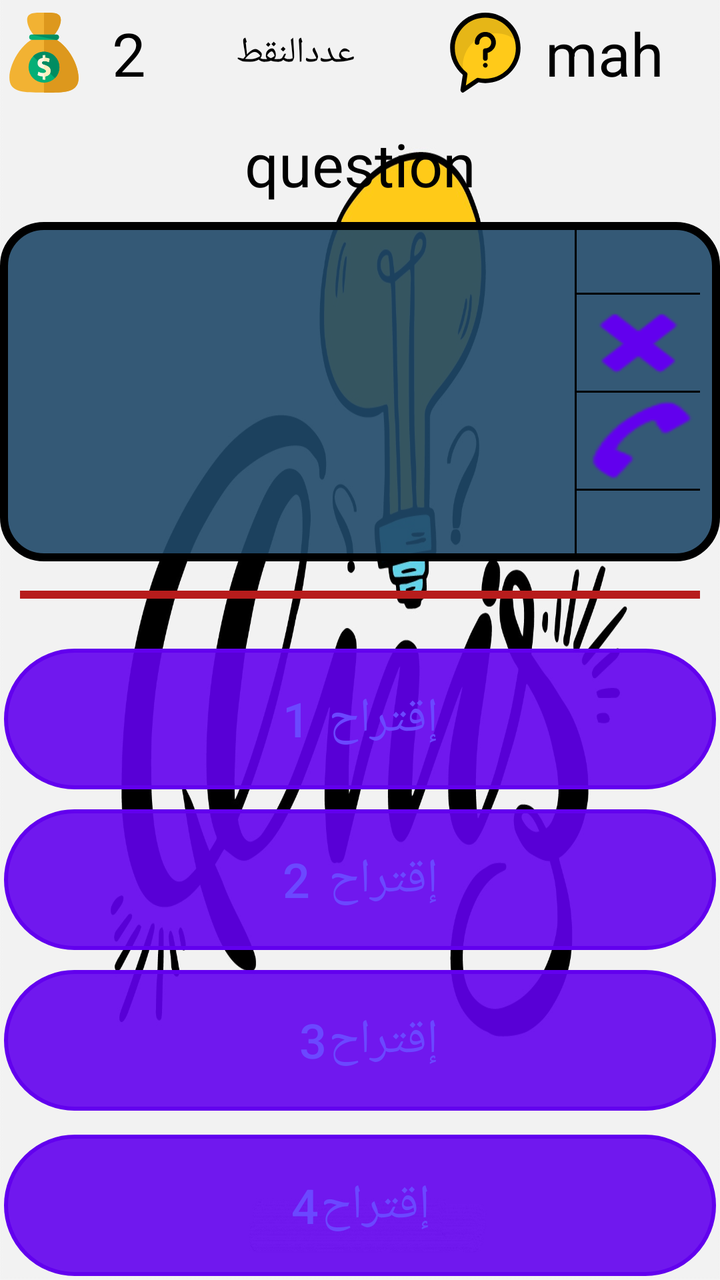
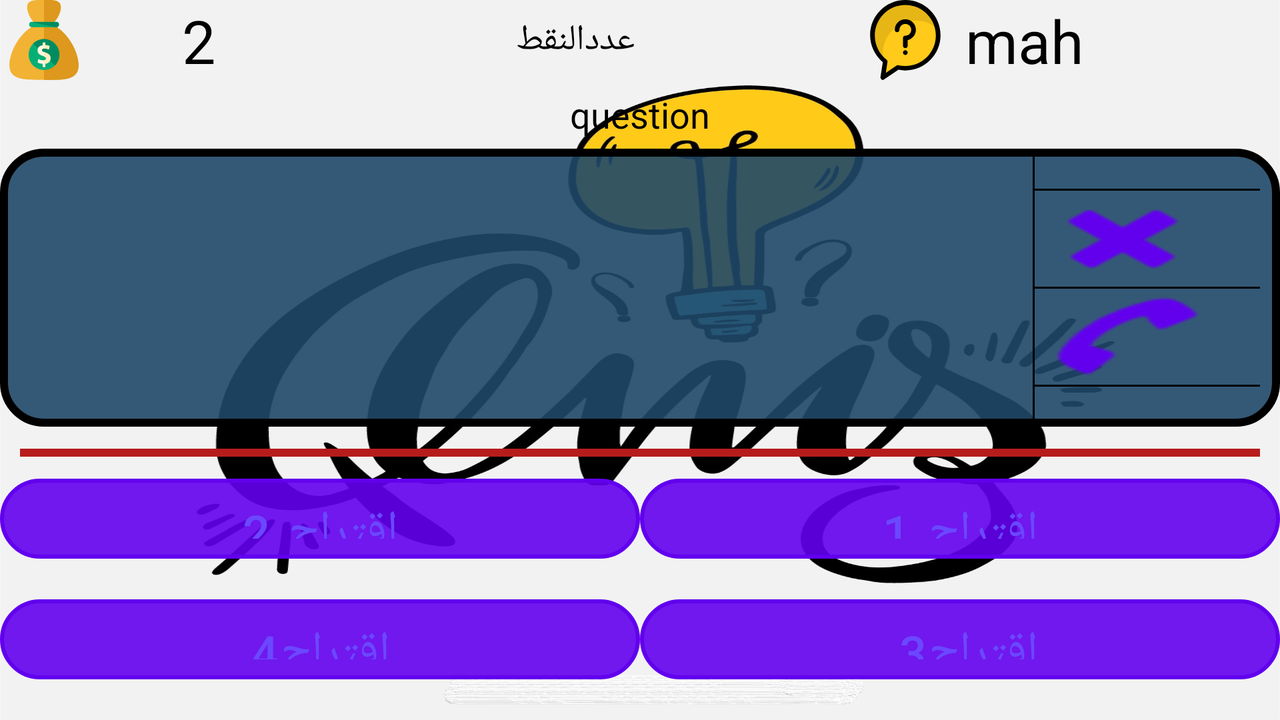

First picture: res/layout/ on a phone held upright. Second picture: the repository's own variant of that layout, on a device whose configuration matches the variant's folder. Source for both follows.
<!-- AndroidManifest.xml: application theme AppTheme -->
<!-- res/layout/activity_comp.xml -->
<?xml version="1.0" encoding="utf-8"?>
<androidx.constraintlayout.widget.ConstraintLayout xmlns:android="http://schemas.android.com/apk/res/android"
    xmlns:app="http://schemas.android.com/apk/res-auto"
    xmlns:tools="http://schemas.android.com/tools"
    android:layout_width="match_parent"
    android:layout_height="match_parent"
    android:background="@drawable/welcom"
    tools:context=".CompActivity">

    <LinearLayout
        android:layout_width="match_parent"
        android:layout_height="match_parent"
        android:gravity="center"
        android:orientation="vertical"
        tools:layout_editor_absoluteX="16dp"
        tools:layout_editor_absoluteY="42dp">

        <LinearLayout
            android:id="@+id/banner_conta"
            android:layout_width="match_parent"
            android:layout_height="wrap_content"
            android:layout_alignParentBottom="true"
            android:orientation="vertical"
            app:layout_constraintBottom_toBottomOf="parent" />

        <LinearLayout
            android:layout_width="match_parent"
            android:layout_height="0dp"
            android:layout_marginLeft="2dp"
            android:layout_marginRight="2dp"
            android:layout_weight="3"
            android:orientation="horizontal">

            <TextView
                android:id="@+id/scoreValueTv"
                android:layout_width="0dp"
                android:layout_height="match_parent"
                android:layout_weight="1"
                android:drawableLeft="@drawable/ic_score"
                android:gravity="center"
                android:text="2"
                android:textColor="#000000"
                android:textSize="30sp" />

            <TextView
                android:id="@+id/scoreTv"
                android:layout_width="0dp"
                android:layout_height="match_parent"
                android:layout_marginLeft="5dp"
                android:layout_weight="1"
                android:gravity="center|start"
                android:text="عددالنقط"
                android:textColor="#000000"
                android:textSize="18sp" />

            <TextView
                android:id="@+id/soal"
                android:layout_width="0dp"
                android:layout_height="match_parent"
                android:layout_weight="1"
                android:drawableRight="@drawable/ic_quest"
                android:gravity="center"
                android:textSize="18sp" />

            <TextView
                android:id="@+id/nameTv"
                android:layout_width="0dp"
                android:layout_height="match_parent"
                android:layout_gravity="right|left"
                android:layout_marginLeft="10dp"
                android:layout_weight="1"
                android:alpha="1"
                android:gravity="center|start"
                android:text="mah"
                android:textColor="#000000"
                android:textColorHint="#FFFFFF"
                android:textSize="30sp"
                android:visibility="visible" />

        </LinearLayout>

        <TextView
            android:id="@+id/questionTv"
            android:layout_width="match_parent"
            android:layout_height="wrap_content"
            android:layout_weight="1"
            android:background="#00FFFFFF"
            android:gravity="center"
            android:text="question"
            android:textColor="#000000"
            android:textSize="30sp" />

        <LinearLayout
            android:layout_width="match_parent"
            android:layout_height="wrap_content"
            android:layout_gravity="center"
            android:layout_weight="4"
            android:background="@drawable/question_tv_item"
            android:gravity="center"
            android:orientation="horizontal">

            <LinearLayout
                android:layout_width="0dp"
                android:layout_height="match_parent"
                android:layout_gravity="center"
                android:layout_weight="9"
                android:gravity="center"
                tools:ignore="Suspicious0dp">

                <TextView
                    android:id="@+id/questionTv2"
                    android:layout_width="wrap_content"
                    android:layout_height="wrap_content"
                    android:layout_gravity="center"
                    android:gravity="center"
                    android:textColor="#FFFFFF"
                    android:textSize="18sp" />

                <ImageView
                    android:id="@+id/qPhoto"
                    android:layout_width="wrap_content"
                    android:layout_height="wrap_content"
                    android:layout_gravity="center"
                    android:foregroundGravity="center" />

            </LinearLayout>

            <View
                android:id="@+id/view"
                android:layout_width="1dp"
                android:layout_height="match_parent"
                android:background="#000000" />

            <LinearLayout
                android:layout_width="0dp"
                android:layout_height="wrap_content"
                android:layout_weight="2"
                android:orientation="vertical">

                <View
                    android:id="@+id/view5"
                    android:layout_width="match_parent"
                    android:layout_height="1dp"
                    android:background="#000000" />

                <Button
                    android:layout_width="wrap_content"
                    android:layout_height="0dp"
                    android:layout_weight="1"
                    android:background="@android:drawable/ic_delete"
                    android:onClick="deltAns"
                    tools:ignore="OnClick" />

                <View
                    android:id="@+id/view2"
                    android:layout_width="wrap_content"
                    android:layout_height="1dp"
                    android:background="#000000" />

                <Button
                    android:id="@+id/callFren"
                    android:layout_width="wrap_content"
                    android:layout_height="0dp"
                    android:layout_weight="1"
                    android:background="@android:drawable/sym_action_call"
                    android:onClick="callFriend"
                    tools:ignore="OnClick" />


                <View
                    android:id="@+id/view4"
                    android:layout_width="wrap_content"
                    android:layout_height="1dp"
                    android:background="#000000" />
            </LinearLayout>

        </LinearLayout>

        <ProgressBar
            android:id="@+id/progressBar"
            style="@style/MyProgressBar"
            android:layout_width="match_parent"
            android:layout_height="wrap_content"
            android:layout_marginLeft="10dp"
            android:layout_marginRight="10dp"
            android:layout_weight="1"
            android:background="#00FFFFFF"
            android:max="100"
            android:min="0"
            android:progress="100" />

        <LinearLayout
            android:layout_width="match_parent"
            android:layout_height="wrap_content"
            android:layout_weight="4"
            android:gravity="center"
            android:orientation="vertical">

            <Button
                android:id="@+id/opt1btn"
                android:layout_width="match_parent"
                android:layout_height="wrap_content"
                android:layout_marginLeft="2dp"
                android:layout_marginTop="10dp"
                android:layout_marginRight="2dp"
                android:layout_marginBottom="10dp"
                android:layout_weight="1"
                android:background="@drawable/choice_default_chip"
                android:focusable="auto"
                android:text="إقتراح 1"
                android:textColor="#6b48ff"
                android:textSize="24sp" />

            <Button
                android:id="@+id/opt2btn"
                android:layout_width="match_parent"
                android:layout_height="wrap_content"
                android:layout_marginLeft="2dp"
                android:layout_marginRight="2dp"
                android:layout_marginBottom="10dp"
                android:layout_weight="1"
                android:background="@drawable/choice_default_chip"
                android:text="إقتراح 2"
                android:textColor="#6b48ff"
                android:textSize="24sp" />

            <Button
                android:id="@+id/op3btn"
                android:layout_width="match_parent"
                android:layout_height="wrap_content"
                android:layout_marginLeft="2dp"
                android:layout_marginRight="2dp"
                android:layout_marginBottom="10dp"
                android:layout_weight="1"
                android:background="@drawable/choice_default_chip"
                android:text="إقتراح3 "
                android:textColor="#6b48ff"
                android:textSize="24sp" />

            <Button
                android:id="@+id/op4btn"
                android:layout_width="match_parent"
                android:layout_height="wrap_content"
                android:layout_margin="2dp"
                android:layout_weight="1"
                android:background="@drawable/choice_default_chip"
                android:text="إقتراح4"
                android:textColor="#6b48ff"
                android:textSize="24sp" />

        </LinearLayout>

    </LinearLayout>

</androidx.constraintlayout.widget.ConstraintLayout>
<!-- resources referenced by this layout -->
<resources>
  <!-- drawable choice_default_chip (drawable) -->
  <?xml version="1.0" encoding="utf-8"?>
  <selector xmlns:android="http://schemas.android.com/apk/res/android">
      <item>
          <shape android:shape="rectangle">
              <stroke android:color="#000000"  android:width="2dp"/>
              <corners android:radius="50dp"/>
              <solid android:color="#E608FFC8"/>
              <padding android:left="10dp" android:right="10dp" />
          </shape>
      </item>
  </selector>
  <!-- drawable ic_quest: vector/xml drawable (drawable, 2483 chars, omitted) -->
  <!-- drawable ic_score: vector/xml drawable (drawable, 2185 chars, omitted) -->
  <!-- drawable question_tv_item (drawable) -->
  <?xml version="1.0" encoding="utf-8"?>
  <selector xmlns:android="http://schemas.android.com/apk/res/android">
      <item>
          <shape android:shape="rectangle">
              <stroke android:color="#000000"  android:width="4dp"/>
              <corners android:radius="20dp"/>
              <solid android:color="#E6204969"/>
              <padding android:left="10dp" android:right="10dp" />
          </shape>
      </item>
  </selector>
  <!-- drawable welcom: jpg bitmap (drawable, 169803 bytes) -->
  <!-- from res/values-v21/ -->
  <style name="MyProgressBar" parent="@style/Widget.AppCompat.ProgressBar.Horizontal">
          <item name="android:progressBackgroundTint">#69f0ae</item>
          <item name="android:progressTint">#b71c1c</item>
          <item name="android:minWidth">200dp</item>
      </style>
</resources>
<!-- res/layout-land/activity_comp.xml (the repository's variant of the layout above) -->
<!-- drawn on the phone turned sideways -->
<?xml version="1.0" encoding="utf-8"?>
<androidx.constraintlayout.widget.ConstraintLayout xmlns:android="http://schemas.android.com/apk/res/android"
    xmlns:app="http://schemas.android.com/apk/res-auto"
    xmlns:tools="http://schemas.android.com/tools"
    android:layout_width="match_parent"
    android:layout_height="match_parent"
    android:background="@drawable/welcom"
    tools:context=".CompActivity">

    <LinearLayout
        android:layout_width="match_parent"
        android:layout_height="match_parent"
        android:gravity="center"
        android:orientation="vertical"
        tools:layout_editor_absoluteX="16dp"
        tools:layout_editor_absoluteY="42dp">

        <LinearLayout
            android:id="@+id/banner_conta"
            android:layout_width="match_parent"
            android:layout_height="wrap_content"
            android:layout_alignParentBottom="true"
            android:orientation="vertical"
            app:layout_constraintBottom_toBottomOf="parent" />

        <LinearLayout
            android:layout_width="match_parent"
            android:layout_height="0dp"
            android:layout_marginLeft="2dp"
            android:layout_marginRight="2dp"
            android:layout_weight="4"
            android:orientation="horizontal">

            <TextView
                android:id="@+id/scoreValueTv"
                android:layout_width="0dp"
                android:layout_height="match_parent"
                android:layout_weight="1"
                android:drawableLeft="@drawable/ic_score"
                android:gravity="center"
                android:text="2"
                android:textColor="#000000"
                android:textSize="30sp" />

            <TextView
                android:id="@+id/scoreTv"
                android:layout_width="0dp"
                android:layout_height="match_parent"
                android:layout_marginLeft="5dp"
                android:layout_weight="1"
                android:gravity="center|start"
                android:text="عددالنقط"
                android:textColor="#000000"
                android:textSize="18sp" />

            <TextView
                android:id="@+id/soal"
                android:layout_width="0dp"
                android:layout_height="match_parent"
                android:layout_weight="1"
                android:drawableRight="@drawable/ic_quest"
                android:gravity="center"
                android:textSize="18sp" />

            <TextView
                android:id="@+id/nameTv"
                android:layout_width="0dp"
                android:layout_height="match_parent"
                android:layout_gravity="right|left"
                android:layout_marginLeft="10dp"
                android:layout_weight="1"
                android:alpha="1"
                android:gravity="center|start"
                android:text="mah"
                android:textColor="#000000"
                android:textColorHint="#FFFFFF"
                android:textSize="30sp"
                android:visibility="visible" />

        </LinearLayout>

        <TextView
            android:id="@+id/questionTv"
            android:layout_width="match_parent"
            android:layout_height="wrap_content"
            android:layout_weight="1"
            android:background="#00FFFFFF"
            android:gravity="center"
            android:text="question"
            android:textColor="#000000"
            android:textSize="18sp" />

        <LinearLayout
            android:layout_width="match_parent"
            android:layout_height="wrap_content"
            android:layout_gravity="center"
            android:layout_weight="4"
            android:background="@drawable/question_tv_item"
            android:gravity="center"
            android:orientation="horizontal">

            <LinearLayout
                android:layout_width="0dp"
                android:layout_height="match_parent"
                android:layout_gravity="center"
                android:layout_weight="9"
                android:gravity="center"
                tools:ignore="Suspicious0dp">

                <TextView
                    android:id="@+id/questionTv2"
                    android:layout_width="wrap_content"
                    android:layout_height="wrap_content"
                    android:layout_gravity="center"
                    android:gravity="center"
                    android:textColor="#FFFFFF"
                    android:textSize="18sp" />

                <ImageView
                    android:id="@+id/qPhoto"
                    android:layout_width="wrap_content"
                    android:layout_height="wrap_content"
                    android:layout_gravity="center"
                    android:foregroundGravity="center" />

            </LinearLayout>

            <View
                android:id="@+id/view"
                android:layout_width="1dp"
                android:layout_height="match_parent"
                android:background="#000000" />

            <LinearLayout
                android:layout_width="0dp"
                android:layout_height="wrap_content"
                android:layout_weight="2"
                android:orientation="vertical">

                <View
                    android:id="@+id/view5"
                    android:layout_width="match_parent"
                    android:layout_height="1dp"
                    android:background="#000000" />

                <Button
                    android:layout_width="wrap_content"
                    android:layout_height="0dp"
                    android:layout_weight="1"
                    android:background="@android:drawable/ic_delete"
                    android:onClick="deltAns"
                    tools:ignore="OnClick" />

                <View
                    android:id="@+id/view2"
                    android:layout_width="wrap_content"
                    android:layout_height="1dp"
                    android:background="#000000" />

                <Button
                    android:id="@+id/callFren"
                    android:layout_width="wrap_content"
                    android:layout_height="0dp"
                    android:layout_weight="1"
                    android:background="@android:drawable/sym_action_call"
                    android:onClick="callFriend"
                    tools:ignore="OnClick" />


                <View
                    android:id="@+id/view4"
                    android:layout_width="wrap_content"
                    android:layout_height="1dp"
                    android:background="#000000" />
            </LinearLayout>

        </LinearLayout>

        <ProgressBar
            android:id="@+id/progressBar"
            style="@style/MyProgressBar"
            android:layout_width="match_parent"
            android:layout_height="wrap_content"
            android:layout_marginLeft="10dp"
            android:layout_marginRight="10dp"
            android:layout_weight="1"
            android:background="#00FFFFFF"
            android:max="100"
            android:min="0"
            android:progress="100" />

        <LinearLayout
            android:layout_width="match_parent"
            android:layout_height="wrap_content"
            android:layout_weight="4"
            android:gravity="center"
            android:orientation="vertical">

            <LinearLayout
                android:layout_width="match_parent"
                android:layout_height="wrap_content"
                android:layout_weight="1"
                android:orientation="horizontal">

                <Button
                    android:id="@+id/opt2btn"
                    android:layout_width="match_parent"
                    android:layout_height="40dp"
                    android:layout_weight="1"
                    android:background="@drawable/choice_default_chip"
                    android:text="إقتراح 2"
                    android:textColor="#6b48ff"
                    android:textSize="24sp" />

                <Button
                    android:id="@+id/opt1btn"
                    android:layout_width="match_parent"
                    android:layout_height="40dp"
                    android:layout_weight="1"
                    android:background="@drawable/choice_default_chip"
                    android:focusable="auto"
                    android:text="إقتراح 1"
                    android:textColor="#6b48ff"
                    android:textSize="24sp" />
            </LinearLayout>

            <LinearLayout
                android:layout_width="match_parent"
                android:layout_height="wrap_content"
                android:layout_weight="1"
                android:orientation="horizontal">

                <Button
                    android:id="@+id/op4btn"
                    android:layout_width="match_parent"
                    android:layout_height="40dp"
                    android:layout_weight="1"
                    android:background="@drawable/choice_default_chip"
                    android:text="إقتراح4"
                    android:textColor="#6b48ff"
                    android:textSize="24sp" />

                <Button
                    android:id="@+id/op3btn"
                    android:layout_width="match_parent"
                    android:layout_height="40dp"
                    android:layout_weight="1"
                    android:background="@drawable/choice_default_chip"
                    android:text="إقتراح3 "
                    android:textColor="#6b48ff"
                    android:textSize="24sp" />
            </LinearLayout>

        </LinearLayout>

    </LinearLayout>

</androidx.constraintlayout.widget.ConstraintLayout>
